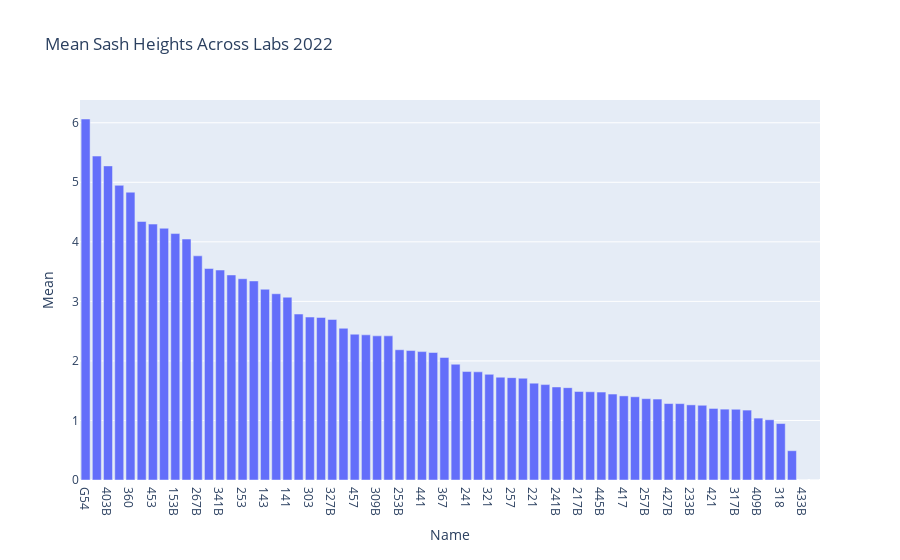
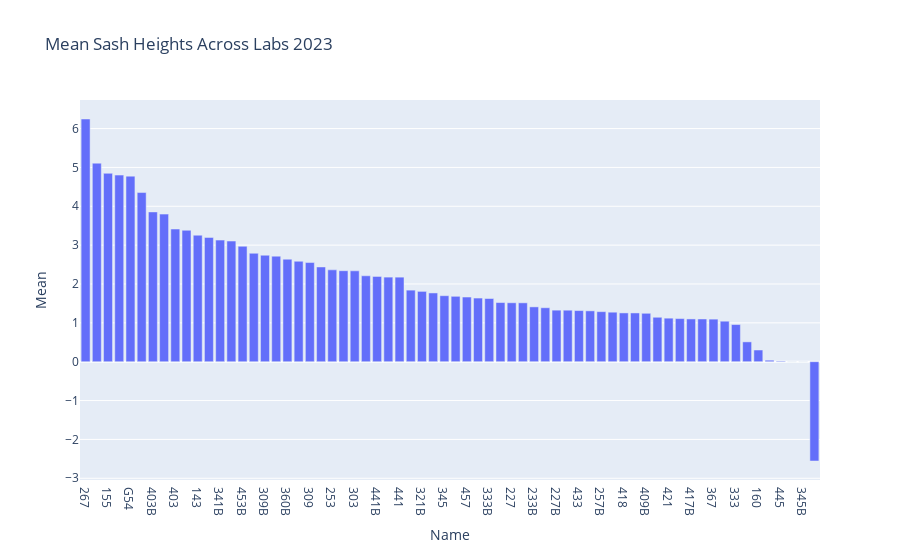

Notebook code cell kept with these figures, in order:
### Code cell
ndf_sorted_mean_22 = ndf_22.sort_values(by="Mean", ascending=False)
fig = px.bar(ndf_sorted_mean_22, x = "Name", y = "Mean",title="Mean Sash Heights Across Labs 2022")
#fig.write_image("C:\\Users\\Rob\\Desktop\\ESW\\Fume\\energy_across_labs.png",scale=4)
fig.show()

ndf_sorted_mean_23 = ndf_23.sort_values(by="Mean", ascending=False)
fig = px.bar(ndf_sorted_mean_23, x = "Name", y = "Mean",title="Mean Sash Heights Across Labs 2023")
#fig.write_image("C:\\Users\\Rob\\Desktop\\ESW\\Fume\\energy_across_labs.png",scale=4)
fig.show()

### Figure 1 — Plotly figure (JSON) as saved in the notebook; plotly's stock layout.template omitted (floating-point values rounded to 4 significant figures)
{"data": [{"alignmentgroup": "True", "hovertemplate": "Name=%{x}<br>Mean=%{y}<extra></extra>", "legendgroup": "", "marker": {"color": "#636efa", "pattern": {"shape": ""}}, "name": "", "offsetgroup": "", "orientation": "v", "showlegend": false, "textposition": "auto", "type": "bar", "x": ["G54", "327", "403B", "155", "360", "267", "453", "403", "153B", "147B", "267B", "360B", "341B", "341", "253", "453B", "143", "153", "141", "260", "303", "433", "327B", "457B", "457", "409", "309B", "309", "253B", "260B", "441", "321B", "367", "227", "241", "445", "321", "333B", "257", "303B", "221", "233", "241B", "227B", "217B", "367B", "445B", "317", "417", "421B", "257B", "418", "427B", "441B", "233B", "345", "421", "417B", "317B", "221B", "409B", "333", "318", "160", "433B", "345B"], "xaxis": "x", "y": [6.063, 5.44, 5.275, 4.949, 4.834, 4.342, 4.298, 4.228, 4.139, 4.047, 3.765, 3.552, 3.527, 3.444, 3.38, 3.343, 3.204, 3.128, 3.07, 2.787, 2.737, 2.73, 2.696, 2.548, 2.449, 2.438, 2.421, 2.421, 2.187, 2.174, 2.156, 2.141, 2.058, 1.944, 1.821, 1.817, 1.775, 1.727, 1.719, 1.709, 1.627, 1.602, 1.563, 1.551, 1.486, 1.482, 1.476, 1.443, 1.413, 1.398, 1.366, 1.36, 1.284, 1.283, 1.262, 1.255, 1.202, 1.19, 1.188, 1.174, 1.04, 1.011, 0.9481, 0.492, 0, 0], "yaxis": "y"}], "layout": {"barmode": "relative", "legend": {"tracegroupgap": 0}, "title": {"text": "Mean Sash Heights Across Labs 2022"}, "xaxis": {"anchor": "y", "domain": [0, 1], "title": {"text": "Name"}}, "yaxis": {"anchor": "x", "domain": [0, 1], "title": {"text": "Mean"}}}}

### Figure 2 — Plotly figure (JSON) as saved in the notebook; plotly's stock layout.template omitted (floating-point values rounded to 4 significant figures)
{"data": [{"alignmentgroup": "True", "hovertemplate": "Name=%{x}<br>Mean=%{y}<extra></extra>", "legendgroup": "", "marker": {"color": "#636efa", "pattern": {"shape": ""}}, "name": "", "offsetgroup": "", "orientation": "v", "showlegend": false, "textposition": "auto", "type": "bar", "x": ["267", "360", "155", "327", "G54", "267B", "403B", "453", "403", "147B", "143", "341", "341B", "257", "453B", "153", "309B", "141", "360B", "327B", "309", "457B", "253", "260", "303", "153B", "441B", "260B", "441", "303B", "321B", "253B", "345", "221B", "457", "241B", "333B", "321", "227", "233", "233B", "221", "227B", "421B", "433", "417", "257B", "427B", "418", "317", "409B", "241", "421", "217B", "417B", "317B", "367", "318", "333", "367B", "160", "445B", "445", "433B", "345B", "409"], "xaxis": "x", "y": [6.246, 5.11, 4.849, 4.803, 4.776, 4.353, 3.855, 3.798, 3.415, 3.382, 3.256, 3.199, 3.13, 3.105, 2.971, 2.791, 2.74, 2.717, 2.638, 2.585, 2.552, 2.438, 2.364, 2.342, 2.339, 2.211, 2.196, 2.177, 2.176, 1.842, 1.81, 1.77, 1.699, 1.683, 1.664, 1.638, 1.627, 1.522, 1.517, 1.515, 1.411, 1.389, 1.327, 1.326, 1.316, 1.309, 1.288, 1.274, 1.255, 1.255, 1.246, 1.144, 1.12, 1.11, 1.101, 1.1, 1.095, 1.042, 0.9559, 0.5106, 0.3011, 0.03845, 0.017, 0, 0, -2.555], "yaxis": "y"}], "layout": {"barmode": "relative", "legend": {"tracegroupgap": 0}, "title": {"text": "Mean Sash Heights Across Labs 2023"}, "xaxis": {"anchor": "y", "domain": [0, 1], "title": {"text": "Name"}}, "yaxis": {"anchor": "x", "domain": [0, 1], "title": {"text": "Mean"}}}}
